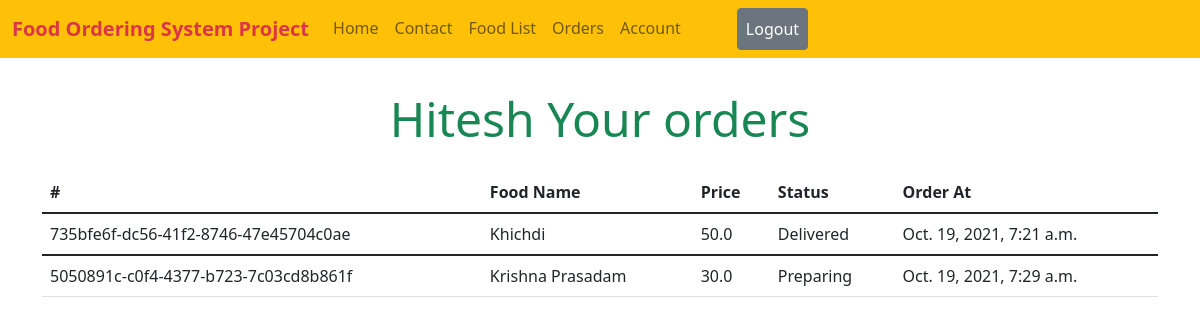
The page /foods/orders/ (signed in) on the database its author committed.
### order/models.py (models this page shows, shortened)
class Order(models.Model):
    STATUS_TYPE = (
        ("Preparing", "Preparing your order"),
        ("Dispatched", "Your order is dispatched"),
        ("Delivered", "Order is delivered successfully"),
    )
    user = models.ForeignKey(Profile, on_delete=models.DO_NOTHING)
    food_details = models.ForeignKey(Food, on_delete=models.DO_NOTHING)
    order_id = models.UUIDField(primary_key=True, default=uuid.uuid4, editable=False, unique=True,)
    created_at = models.DateTimeField(auto_now_add=True)
    status = models.CharField(max_length=100, choices=STATUS_TYPE, default=STATUS_TYPE[0][0])

### food/models.py (models this page shows, shortened)
class Food(models.Model):
    name = models.CharField(max_length=500)
    desc = models.TextField()
    price = models.FloatField()

### food/views.py (the view)
# urls.py: path("orders/", orders, name="food.orders"),
@login_required(login_url='home.login')
def orders(request):
    context = {}
    user = Profile.objects.get(user=request.user)
    all_orders = Order.objects.filter(user=user)
    context['orders'] = all_orders
    return render(request, "user_orders.html", context)

### food/templates/user_orders.html
{% extends 'base.html' %}
{% block 'content' %}
<div class="container p-3 mt-3">
    {% if request.user.is_authenticated %}
    <h2 class="display-5 text-center text-success">{{ request.user.first_name }} Your orders</h2>
    {% else %}
    <h1 class="text-success display-4 text-center">Order your favorite food.</h1>
    <h4 class=" text-warning">First create an account, then order</h4>
    {% endif %}
</div>
{% if orders %}
<div class="container">
    <table class="table">
        <thead>
        <tr>
            <th scope="col">#</th>
            <th scope="col">Food Name</th>
            <th scope="col">Price</th>
            <th scope="col">Status</th>
            <th scope="col">Order At</th>
        </tr>
        </thead>
        {% for order in orders %}
        <tbody>
        <tr>
            <td>{{ order.order_id }}</td>
            <td>{{ order.food_details.name }}</td>
            <td>{{ order.food_details.price }}</td>
            <td>{{ order.status }}</td>
            <td>{{ order.created_at }}</td>
        </tr>
        </tbody>
        {% endfor %}
    </table>
</div>
{% else %}
<div class="container">
    <h2 class="display-3">Not order yet</h2>
</div>
{% endif %}
{% endblock 'content' %}

### rows shown on the page
Order: order_id "735bfe6f-dc56-41f2-8746-47e45704c0ae", food_details.name "Khichdi", food_details.price "50.0", status "Delivered", created_at "Oct. 19, 2021, 7:21 a.m."
Order: order_id "5050891c-c0f4-4377-b723-7c03cd8b861f", food_details.name "Krishna Prasadam", food_details.price "30.0", status "Preparing", created_at "Oct. 19, 2021, 7:29 a.m."

### other values the page prints
{{ request.user.first_name }} "Hitesh"
